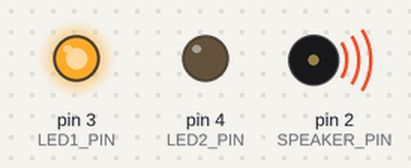
A sketch run on a simulated Arduino Uno, built with avr-gcc and run on an emulated ATmega328P. Shown: output pins drawn as LEDs (lit = HIGH), buzzer (waves = sounding).

Above: at 0.06 s.
At 6.55 s:
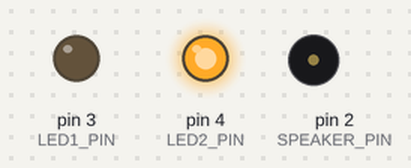
Timing chart, 0 to 7.7 s (numbered marks = the images above):
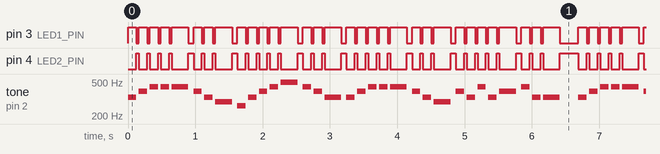

The sketch:

bestmusic.ino
```cpp
#include "pitches.h"

#define SPEAKER_PIN 2
#define LED1_PIN 3
#define LED2_PIN 4

// Rock beat melody notes and durations
int melody[] = {
  NOTE_E4, NOTE_G4, NOTE_A4, NOTE_A4, NOTE_A4, NOTE_G4, NOTE_E4, NOTE_D4,
  NOTE_C4, NOTE_E4, NOTE_G4, NOTE_A4, NOTE_B4, NOTE_A4, NOTE_G4, NOTE_E4,
  NOTE_E4, NOTE_G4, NOTE_A4, NOTE_A4, NOTE_A4, NOTE_G4, NOTE_E4, NOTE_D4,
  NOTE_G4, NOTE_E4, NOTE_A4, NOTE_E4, NOTE_G4, NOTE_A4, NOTE_E4, NOTE_E4
};

// Durations: 4 = quarter note, 8 = eighth note, etc.
int noteDurations[] = {
  8, 8, 8, 8, 4, 8, 8, 4,
  8, 8, 8, 8, 4, 8, 8, 4,
  8, 8, 8, 8, 4, 8, 8, 4,
  8, 8, 8, 8, 4, 8, 8, 4
};

void setup() {
  // Initialize the speaker and LEDs
  pinMode(SPEAKER_PIN, OUTPUT);
  pinMode(LED1_PIN, OUTPUT);
  pinMode(LED2_PIN, OUTPUT);
}

void loop() {
  // Iterate over the notes of the melody
  for (int thisNote = 0; thisNote < sizeof(melody)/sizeof(int); thisNote++) {
    // Calculate the note duration
    int noteDuration = 1000 / noteDurations[thisNote];

    // Play the note on pin 2
    tone(SPEAKER_PIN, melody[thisNote], noteDuration);

    // Blink LEDs in sync with the note
    digitalWrite(LED1_PIN, HIGH);
    digitalWrite(LED2_PIN, LOW);
    delay(noteDuration);
    digitalWrite(LED1_PIN, LOW);
    digitalWrite(LED2_PIN, HIGH);

    // Pause for the note duration + 30% for note spacing
    int pauseBetweenNotes = noteDuration * 1.30;
    delay(pauseBetweenNotes - noteDuration); // Adjust delay to account for note duration

    // Stop the tone playing
    noTone(SPEAKER_PIN);
  }

  // Add a delay before repeating the melody
  delay(200);
}
```

Measured:
- by itself, pin 3 (LED1_PIN), pin 4 (LED2_PIN): moves between LOW and HIGH, repeating every 6.7 s
- by itself, tone on pin 2 (SPEAKER_PIN): plays 330 Hz for 0.13 s, 392 Hz for 0.13 s, 440 Hz for 0.13 s, 440 Hz for 0.13 s, 440 Hz for 0.25 s, 392 Hz for 0.13 s … (623 notes in this stretch)
